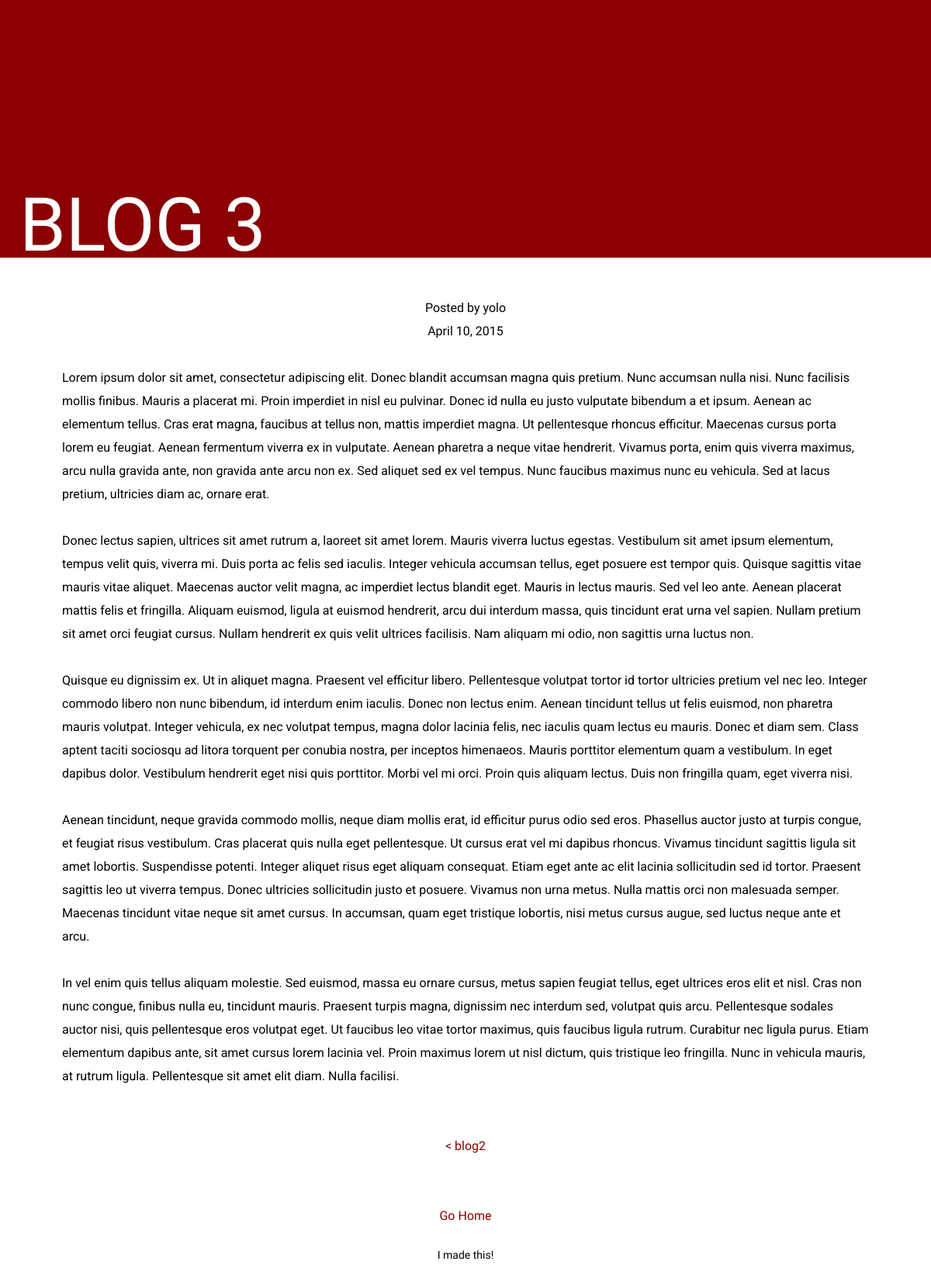
The page /blog/view/blog-3/ on the database as committed earlier.
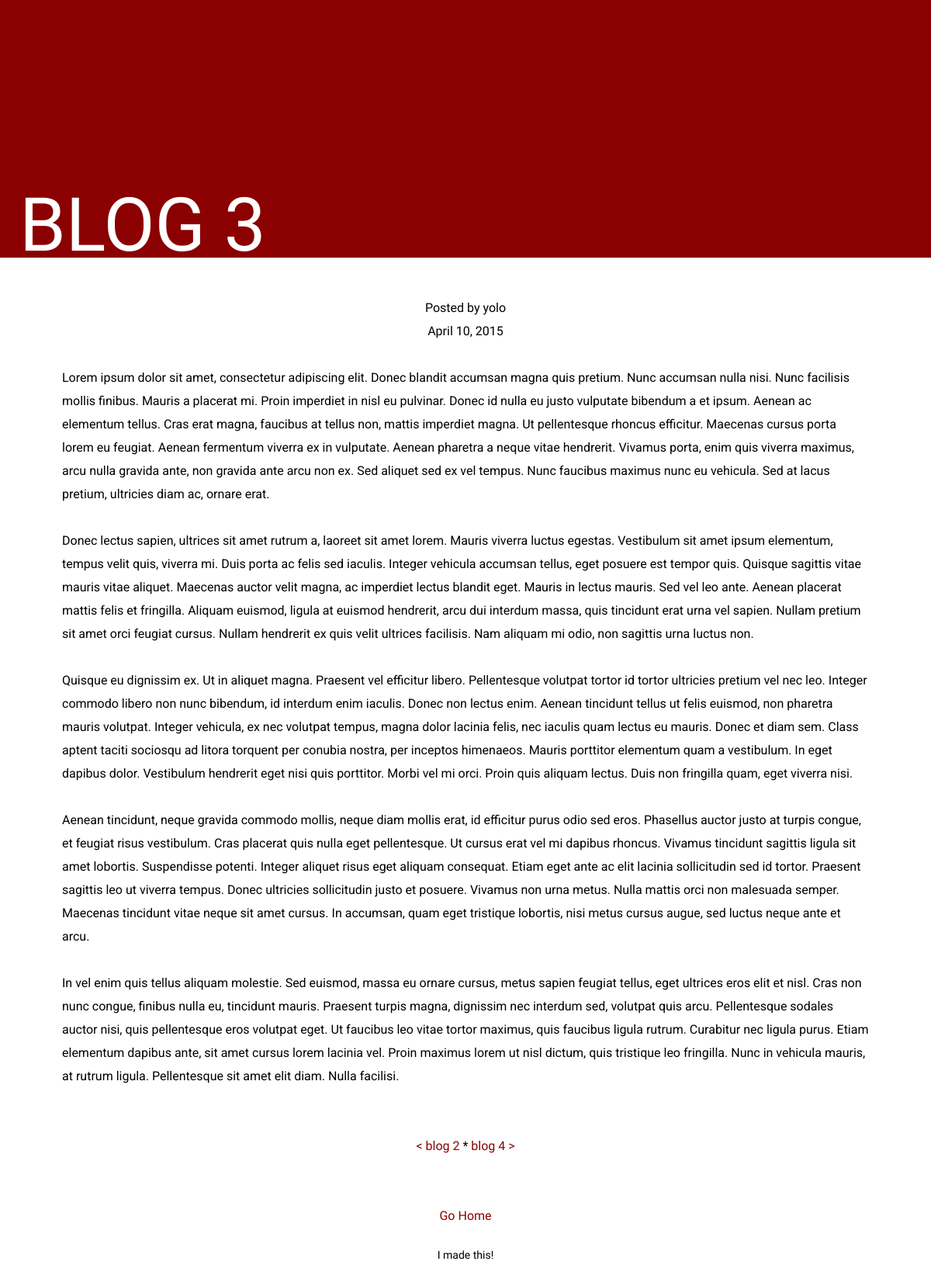
The same page on the database as committed later.
### blog/models.py (models this page shows, shortened)
class Blog(models.Model):
	title = models.CharField(max_length=100, unique=True)
	slug = models.SlugField(max_length=100, unique=True)
	author = models.CharField(max_length=100, default='yolo')
	body = models.TextField()
	posted = models.DateField(db_index=True, auto_now_add=True)
	category = models.ManyToManyField(Category)

### blog/views.py (the view)
def view_post(request, slug):
	post = get_object_or_404(Blog, slug=slug)
	try:
		previous_post = Blog.get_previous_by_posted(post)
	except ObjectDoesNotExist:
		previous_post = None
	try:
		next_post = Blog.get_next_by_posted(post)
	except ObjectDoesNotExist:
		next_post = None
	context = {
		'post':post,
		'previous_post':previous_post,
		'next_post':next_post,
	}
	return render_to_response('blog/view_post.html', context)

### blog/templates/blog/view_post.html (shortened to what this page needs)
{% extends 'blog/base.html' %}
{% block title %}{{ post.title }}{% endblock %}
{% block content %}
	<div class="post-body">
	<div class="align-center">
		Posted by {{ post.author }}
		<br />
		{{ post.posted }}
		<br />
		<br />
	</div>
		<div class="font-roboto">{{ post.body|linebreaksbr }}</div>
	<br />
	<br />
		<div class="post-navigation">
		{% if previous_post %}
			<a href="{% url 'blog:view_blog_post' previous_post.slug %}">< {{ previous_post.title }}</a>
		{% endif %}
		{% if previous_post and next_post %}
			*
		{% endif %}
		{% if next_post %}
			<a href="{% url 'blog:view_blog_post' next_post.slug %}">{{ next_post.title }} ></a>
		{% endif %}
		</div>
	</div>
{% endblock %}

Rows that differ between the two databases and show on the page:
changed Blog: title "blog2" → "blog 2"
added Blog: title "blog 4"
